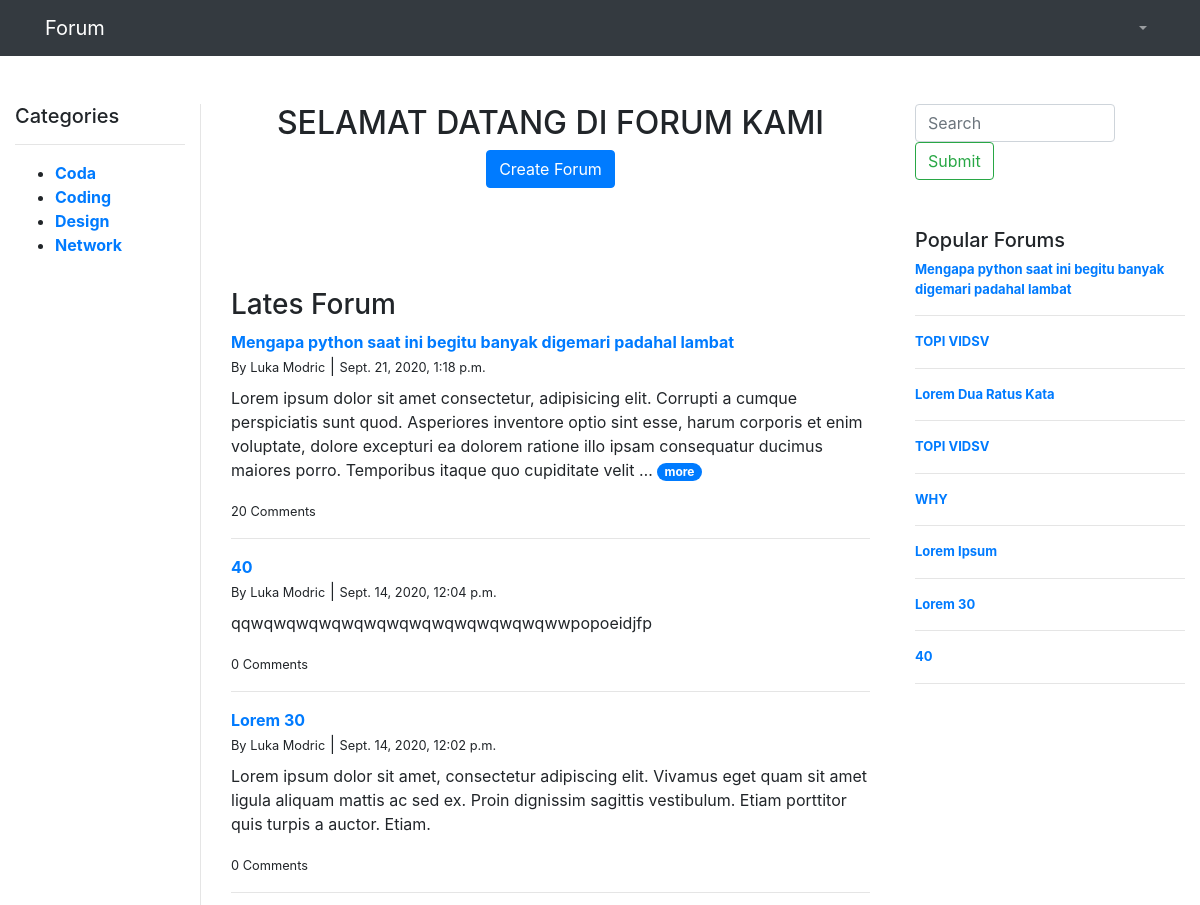
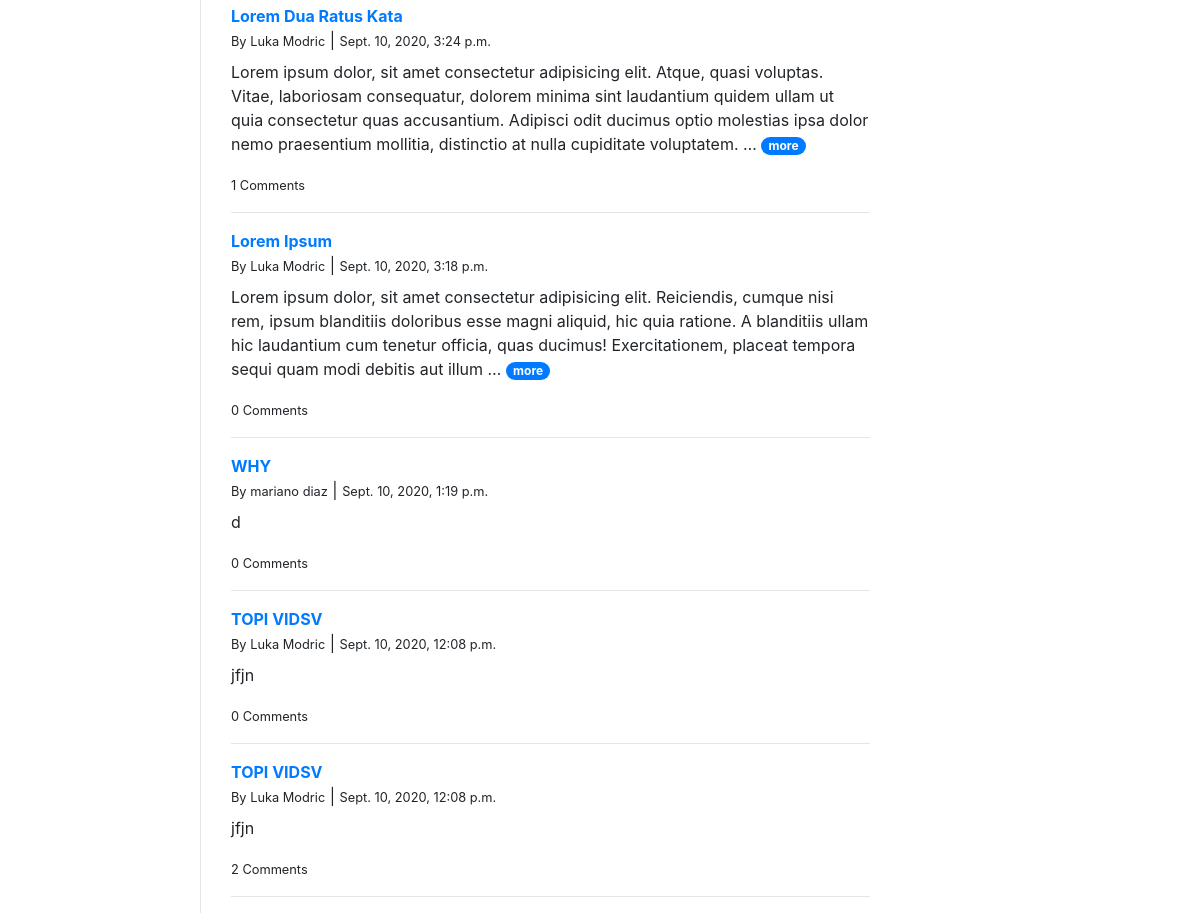
The page / on the database its author committed (2 pictures, top to bottom).
### commentsapp/models.py (models this page shows, shortened)
class Category(models.Model):
    category = models.CharField(max_length=200)
    def __str__(self):
        return self.category

class forum(models.Model):
    profile = models.ForeignKey(profile, null=True, blank=True,on_delete=models.SET_NULL)
    topic = models.CharField(max_length=300)
    category = models.ForeignKey(Category, null=True, blank=True, on_delete=models.SET_NULL)
    description = models.CharField(max_length=1000,blank=True)
    num_comment = models.IntegerField(blank=True, null=True)
    date_created=models.DateTimeField(auto_now_add=True,null=True)
    def __str__(self):
        return str(self.topic)

class profile(models.Model):
    user = models.OneToOneField(User, null=True, blank=True,on_delete=models.CASCADE)
    name = models.CharField(max_length=200,default="anonymous")
    phone = models.CharField(max_length=200, null=True)
    profile_pic = models.ImageField(null=True, blank=True, default="default-profile.png")
    date_created = models.DateTimeField(auto_now_add=True, null=True)

### commentsapp/views.py (the view)
# urls.py: 2. Add a URL to urlpatterns:  path('', views.home, name='home')
def home(request):
    forums = forum.objects.all().annotate(total=Sum('profile')).order_by('-date_created')
    popular = forum.objects.all().order_by('-num_comment')
    category = Category.objects.all().order_by('category')
    print(popular)
    title = "Lates Forum"
    page = request.GET.get('page', 1)
    paginator = Paginator(forums, 10)
    countForum = forums.count()
    discussions = []
    print(request.user.id)
    for i in forums:
        discussions.append(i.discussion_set.all())
    try:
        forums = paginator.page(page)
    except PageNotAnInteger:
        forums = paginator.page(1)
    except EmptyPage:
        forums = paginator.page(paginator.num_pages)
    context = {'forums': forums, 'countForum': countForum,
    'discussions': discussions, 'popular':popular, 'category':category, 'title':title}
    return render(request, 'home.html', context)

### commentsapp/templatetags/define_action.py (called while the page is built)
@register.simple_tag()
def define(val=None):
  return val

### commentsapp/templates/home.html (shortened to what this page needs)
{% extends 'layout/main.html' %}
{% block content %}
<div class="container-fluid">
    <div class="row mt-5">
        {% include 'layout/left_bar.html' %}
        <div class="col-7" style="border-left:1px solid #e5e5e5;height:100%">
            <div class="container">
                <div class="text-center mb-5">
                    <h2 class="">SELAMAT DATANG DI FORUM KAMI</h2>
                    <a href="{% url 'addInForum' %}" class="btn btn-primary">Create Forum</a>
                </div>
                <h3 class="title-forumList">{{title}}</h3>
                {% load define_action %}
                {% for items_forum in forums %}
                {% if items_forum %}
                    {% define items_forum as items %}
                {% with forum=items %}
                <div class="mb-3">
                    <a class="d-block font-weight-bold" href="{% url 'view_forum' forum.id %}">
                        {{forum.topic}}
                    </a>
                        <small>By {{forum.profile.name}}</small> | <small>{{forum.date_created}}</small>
                        <p class="mt-2">
                            {{forum.description|truncatewords:40}}
                            {% if forum.description|wordcount > 40 %}
                                <a href="{% url 'view_forum' forum.id %}">
                                    <span class="badge badge-pill badge-primary">more</span>
                                </a>
                            {% endif %}
                        </p>
                        <small>{{forum.num_comment}} Comments</small>
                </div>
                <hr>
                    {% endwith %}
                {% endif %}
                {% empty %}
                <div class="empty text-center font-weight-bold">
                    <p>Oops!</p>
                    <p>Forum Not Found</p>
                </div>
                {% endfor %}
            </div>
        </div>
        {% include 'layout/right_bar.html' %}
    </div>
</div>
{% endblock %}

### commentsapp/templates/layout/left_bar.html
<div class="col-2 sticky-top">
    <h5>Categories</h5>
    <hr>
    <ul>
        {% for cat in category %}
            <li><a class="font-weight-bold" href="{% url 'category' cat.id %}">{{cat}}</a></li>
        {% endfor %}
    </ul>
</div>

### commentsapp/templates/layout/right_bar.html
<div class="popular col-3">
    <div>
        <form class="form-inline my-2 my-lg-0" method="GET" action="{% url 'search' %}">
            <input style="width: 200px;" name="searchVal" class="form-control mr-sm-2" type="search" placeholder="Search" aria-label="Search">
            <input class="btn btn-outline-success my-2 my-sm-0" type="submit">
        </form>
    </div>
    <h5 class="mt-5">Popular Forums</h5>
    {% for top in popular|slice:"10" %}
        <a class="d-block font-weight-bold" href="{% url 'view_forum' top.id %}">{{top.topic}}</a>
        <hr>
    {% endfor %}
</div>

### commentsapp/static/css/main.css (style rules this page uses)
.popular a { font-size: 13px; }
.title-forumList { margin-top: 100px; }

### rows shown on the page
Category: category "Coda"
Category: category "Coding"
Category: category "Design"
Category: category "Network"
forum: topic "Mengapa python saat ini begitu banyak digemari padahal lambat", profile.name "Luka Modric", date_created "Sept. 21, 2020, 1:18 p.m.", description "Lorem ipsum dolor sit amet consectetur, adipisicing elit. Corrupti a cumque perspiciatis sunt quod. Asperiores inventore optio sint esse, harum corporis et enim voluptate, dolore excepturi ea dolorem ratione illo ipsam consequatur ducimus maiores porro. Temporibus itaque quo cupiditate velit …", shows "more", num_comment "20"
forum: topic "40", profile.name "Luka Modric", date_created "Sept. 14, 2020, 12:04 p.m.", description "qqwqwqwqwqwqwqwqwqwqwqwqwqwqwwpopoeidjfp", num_comment "0"
forum: topic "Lorem 30", profile.name "Luka Modric", date_created "Sept. 14, 2020, 12:02 p.m.", description "Lorem ipsum dolor sit amet, consectetur adipiscing elit. Vivamus eget quam sit amet ligula aliquam mattis ac sed ex. Proin dignissim sagittis vestibulum. Etiam porttitor quis turpis a auctor. Etiam.", num_comment "0"
forum: topic "Lorem Dua Ratus Kata", profile.name "Luka Modric", date_created "Sept. 10, 2020, 3:24 p.m.", description "Lorem ipsum dolor, sit amet consectetur adipisicing elit. Atque, quasi voluptas. Vitae, laboriosam consequatur, dolorem minima sint laudantium quidem ullam ut quia consectetur quas accusantium. Adipisci odit ducimus optio molestias ipsa dolor nemo praesentium mollitia, distinctio at nulla cupiditate voluptatem. …", shows "more", num_comment "1"
forum: topic "Lorem Ipsum", profile.name "Luka Modric", date_created "Sept. 10, 2020, 3:18 p.m.", description "Lorem ipsum dolor, sit amet consectetur adipisicing elit. Reiciendis, cumque nisi rem, ipsum blanditiis doloribus esse magni aliquid, hic quia ratione. A blanditiis ullam hic laudantium cum tenetur officia, quas ducimus! Exercitationem, placeat tempora sequi quam modi debitis aut illum …", shows "more", num_comment "0"
forum: topic "WHY", profile.name "mariano diaz", date_created "Sept. 10, 2020, 1:19 p.m.", description "d", num_comment "0"
forum: topic "TOPI VIDSV", profile.name "Luka Modric", date_created "Sept. 10, 2020, 12:08 p.m.", description "jfjn", num_comment "0"
forum: topic "TOPI VIDSV", profile.name "Luka Modric", date_created "Sept. 10, 2020, 12:08 p.m.", description "jfjn", num_comment "2"

### other values the page prints
{{ title }} "Lates Forum"
